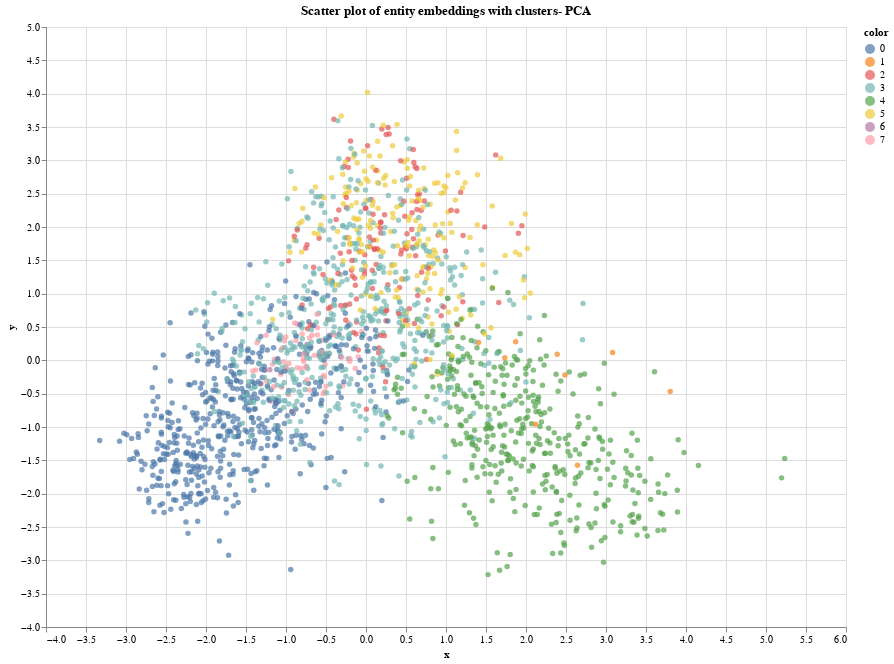

Source (notebook cell):
### Code cell
# Create a scatter plot
scatter_plot = alt.Chart(embeddings_df).mark_circle().encode(
    y=alt.Y('y', type="quantitative"),
    x=alt.X('x', type="quantitative"),
    color=alt.Color('color', type="nominal")
).properties(
    title='Scatter plot of entity embeddings with clusters- PCA'
)

scatter_plot.properties(width=800, height=600)

### Figure 1 — Vega-Lite specification as saved in the notebook (floating-point values rounded to 4 significant figures; data arrays with more than 128 entries replaced by an {"elided": "..."} marker saying what was removed)
{"config": {"view": {"continuousWidth": 300, "continuousHeight": 300}}, "data": {"name": "data-54d6106c5fe9d4a076eaa14c6b78b190"}, "mark": {"type": "circle"}, "encoding": {"color": {"field": "color", "type": "nominal"}, "x": {"field": "x", "type": "quantitative"}, "y": {"field": "y", "type": "quantitative"}}, "height": 600, "title": "Scatter plot of entity embeddings with clusters- PCA", "width": 800, "$schema": "https://vega.github.io/schema/vega-lite/v5.17.0.json", "datasets": {"data-54d6106c5fe9d4a076eaa14c6b78b190": {"elided": "1810 records"}}}
